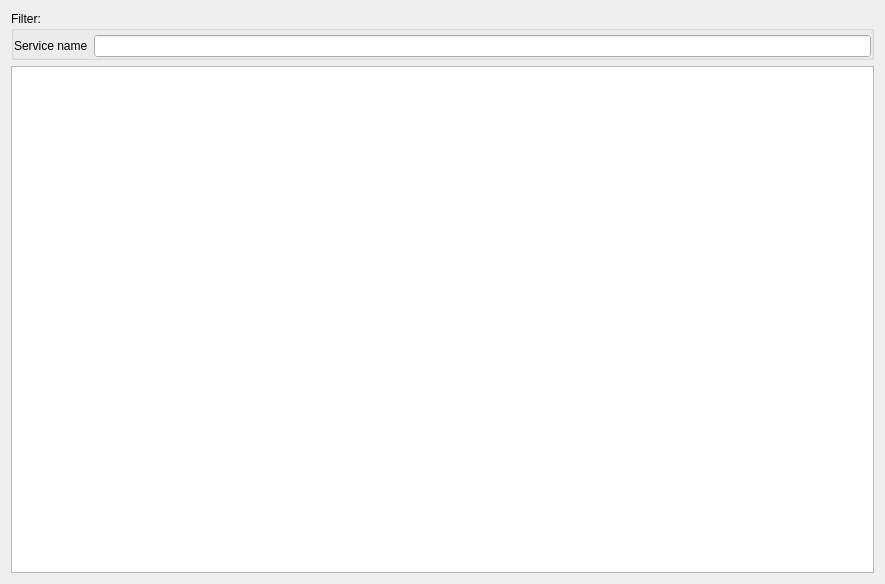
<?xml version="1.0" encoding="UTF-8"?>
<ui version="4.0">
 <class>ServicePlugin</class>
 <widget class="QWidget" name="ServicePlugin">
  <property name="geometry">
   <rect>
    <x>0</x>
    <y>0</y>
    <width>885</width>
    <height>584</height>
   </rect>
  </property>
  <property name="windowTitle">
   <string>Form</string>
  </property>
  <layout class="QGridLayout" name="gridLayout_2">
   <item row="0" column="0">
    <widget class="QGroupBox" name="filter_box">
     <property name="title">
      <string>Filter:</string>
     </property>
     <layout class="QGridLayout" name="gridLayout">
      <property name="leftMargin">
       <number>0</number>
      </property>
      <property name="topMargin">
       <number>4</number>
      </property>
      <property name="rightMargin">
       <number>0</number>
      </property>
      <property name="bottomMargin">
       <number>0</number>
      </property>
      <item row="0" column="0">
       <widget class="QLabel" name="filter_label">
        <property name="text">
         <string>Service name</string>
        </property>
       </widget>
      </item>
      <item row="0" column="1">
       <widget class="QLineEdit" name="filter_line">
        <property name="autoFillBackground">
         <bool>true</bool>
        </property>
       </widget>
      </item>
     </layout>
    </widget>
   </item>
   <item row="1" column="0">
    <widget class="QTableWidget" name="services_table">
     <property name="alternatingRowColors">
      <bool>true</bool>
     </property>
     <property name="selectionBehavior">
      <enum>QAbstractItemView::SelectRows</enum>
     </property>
     <attribute name="verticalHeaderVisible">
      <bool>false</bool>
     </attribute>
     <attribute name="verticalHeaderCascadingSectionResizes">
      <bool>false</bool>
     </attribute>
     <attribute name="verticalHeaderStretchLastSection">
      <bool>false</bool>
     </attribute>
    </widget>
   </item>
  </layout>
 </widget>
 <resources/>
 <connections/>
</ui>
